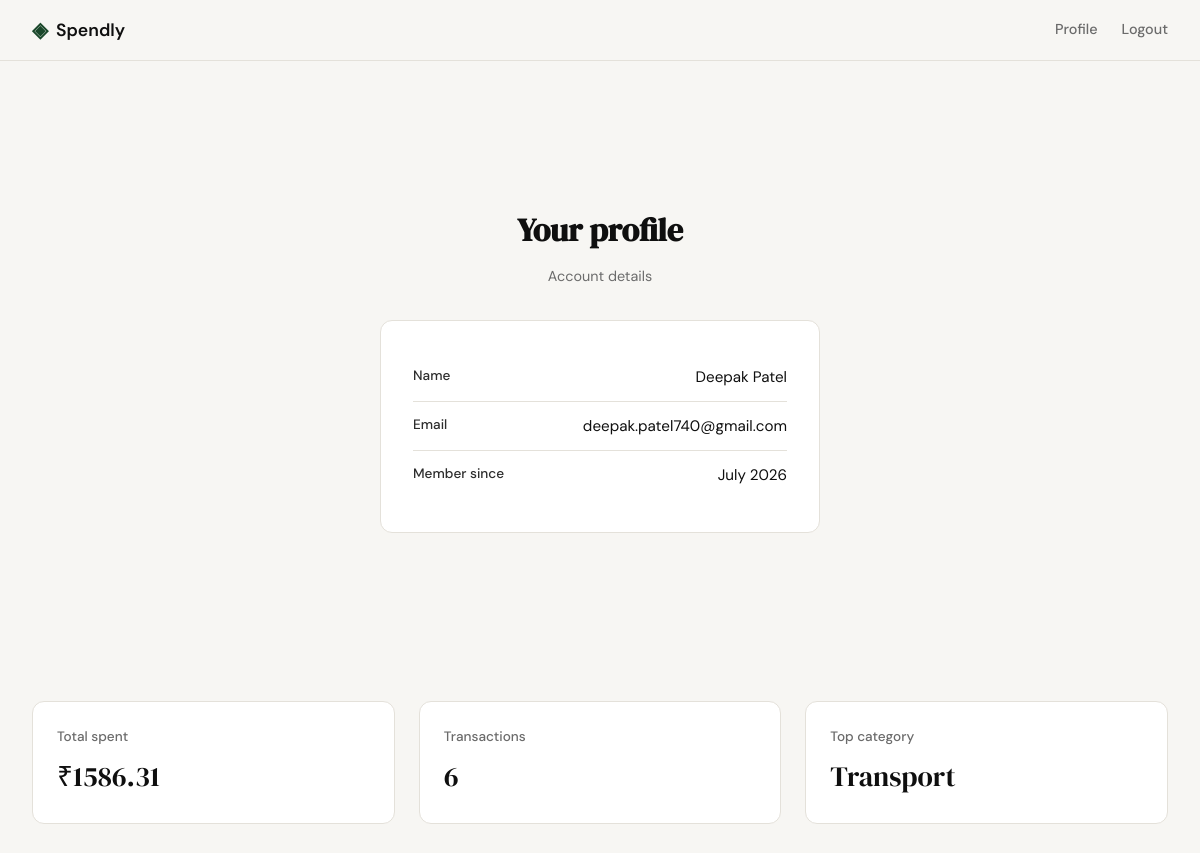
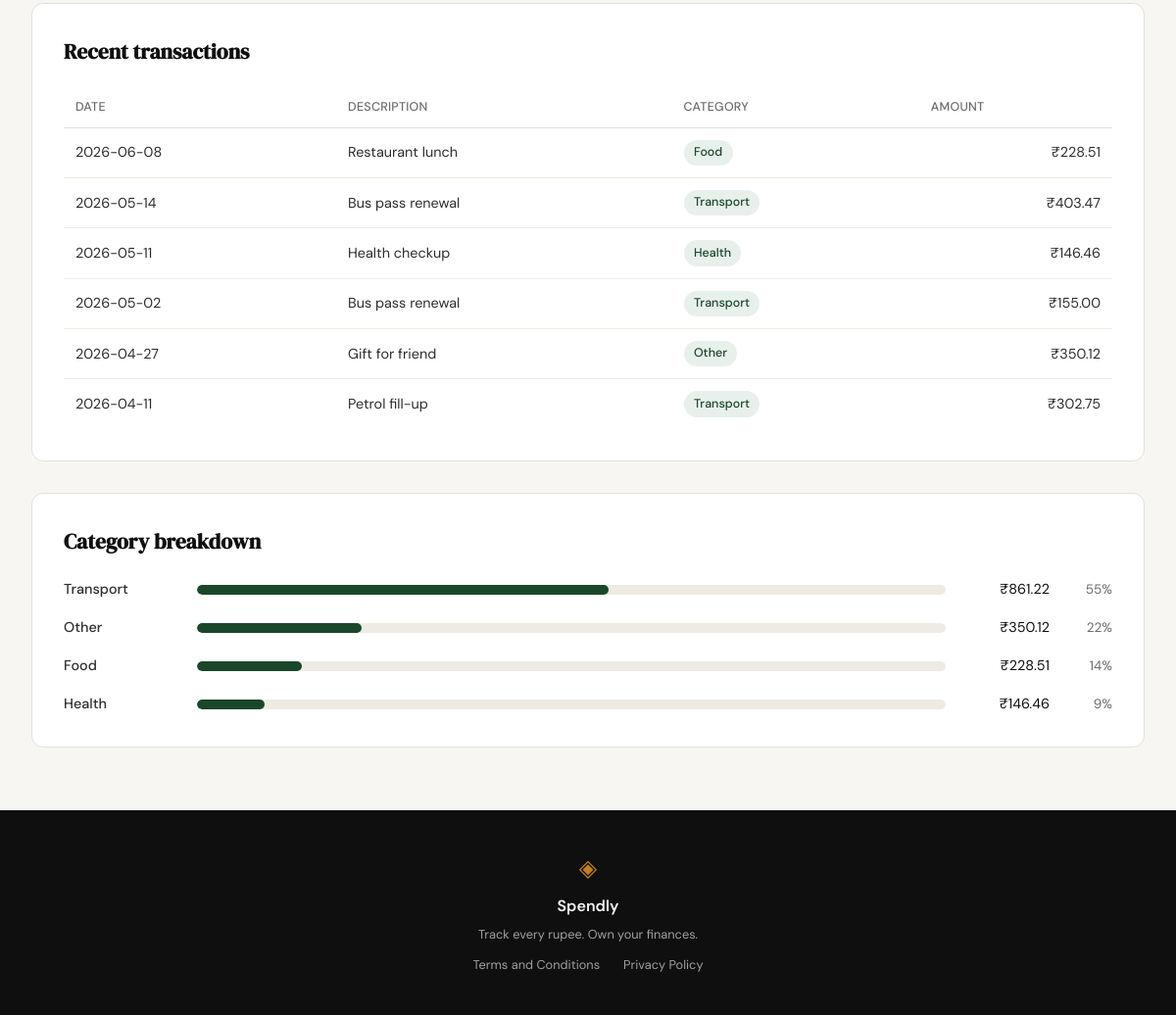
Screenshot of /profile (signed in) with the database file from the repository (2 pictures, top to bottom).
### tables this page shows
CREATE TABLE users (
            id            INTEGER PRIMARY KEY AUTOINCREMENT,
            name          TEXT    NOT NULL,
            email         TEXT    UNIQUE NOT NULL,
            password_hash TEXT    NOT NULL,
            created_at    TEXT    DEFAULT (datetime('now'))
        );

CREATE TABLE expenses (
            id          INTEGER PRIMARY KEY AUTOINCREMENT,
            user_id     INTEGER NOT NULL REFERENCES users(id),
            amount      REAL    NOT NULL,
            category    TEXT    NOT NULL,
            date        TEXT    NOT NULL,
            description TEXT,
            created_at  TEXT    DEFAULT (datetime('now'))
        );

### app.py (the view)
@app.route("/profile")
def profile():
    if not session.get("user_id"):
        return redirect(url_for("login"))
    user = get_user_by_id(session["user_id"])
    stats = get_summary_stats(session["user_id"])
    transactions = get_recent_transactions(session["user_id"])
    categories = get_category_breakdown(session["user_id"])
    return render_template(
        "profile.html",
        user=user,
        stats=stats,
        transactions=transactions,
        categories=categories,
    )

### database/db.py (called while the page is built)
def get_db():
    conn = sqlite3.connect(DB_PATH)
    conn.row_factory = sqlite3.Row
    conn.execute("PRAGMA foreign_keys = ON")
    return conn

### database/queries.py (called while the page is built)
def get_user_by_id(user_id):
    conn = get_db()
    row = conn.execute(
        "SELECT name, email, created_at FROM users WHERE id = ?", (user_id,)
    ).fetchone()
    conn.close()
    if not row:
        return None
    created_at = datetime.strptime(row["created_at"], "%Y-%m-%d %H:%M:%S")
    return {
        "name": row["name"],
        "email": row["email"],
        "member_since": created_at.strftime("%B %Y"),
    }

def get_recent_transactions(user_id, limit=10):
    conn = get_db()
    rows = conn.execute(
        """
        SELECT date, description, category, amount
        FROM expenses
        WHERE user_id = ?
        ORDER BY date DESC, id DESC
        LIMIT ?
        """,
        (user_id, limit),
    ).fetchall()
    conn.close()
    return [dict(row) for row in rows]

def get_category_breakdown(user_id):
    conn = get_db()
    rows = conn.execute(
        """
        SELECT category, SUM(amount) AS total
        FROM expenses
        WHERE user_id = ?
        GROUP BY category
        ORDER BY total DESC
        """,
        (user_id,),
    ).fetchall()
    conn.close()
    if not rows:
        return []
    grand_total = sum(row["total"] for row in rows)
    breakdown = []
    for row in rows:
        amount = float(row["total"])
        raw_pct = (amount / grand_total) * 100
        breakdown.append({
            "name": row["category"],
            "amount": amount,
            "pct": int(raw_pct),
        })
    remainder = 100 - sum(item["pct"] for item in breakdown)
    breakdown[0]["pct"] += remainder
    return breakdown

### templates/profile.html (shortened to what this page needs)
{% extends "base.html" %}
{% block content %}
<section class="auth-section">
    <div class="auth-container">
        <div class="auth-header">
            <h1 class="auth-title">Your profile</h1>
            <p class="auth-subtitle">Account details</p>
        </div>
        <div class="auth-card">
            <div class="profile-field">
                <span class="profile-label">Name</span>
                <span class="profile-value">{{ user.name }}</span>
            </div>
            <div class="profile-field">
                <span class="profile-label">Email</span>
                <span class="profile-value">{{ user.email }}</span>
            </div>
            <div class="profile-field">
                <span class="profile-label">Member since</span>
                <span class="profile-value">{{ user.member_since }}</span>
            </div>
        </div>
    </div>
</section>
<section class="dashboard-section">
    <div class="dashboard-inner">
        <div class="stat-grid">
            <div class="stat-card">
                <span class="stat-label">Total spent</span>
                <span class="stat-value">₹{{ "%.2f"|format(stats.total_spent) }}</span>
            </div>
            <div class="stat-card">
                <span class="stat-label">Transactions</span>
                <span class="stat-value">{{ stats.transaction_count }}</span>
            </div>
            <div class="stat-card">
                <span class="stat-label">Top category</span>
                <span class="stat-value">{{ stats.top_category }}</span>
            </div>
        </div>
        <div class="dashboard-card">
            <h2 class="dashboard-card-title">Recent transactions</h2>
            <div class="table-scroll">
                <table class="transaction-table">
                    <thead>
                        <tr>
                            <th>Date</th>
                            <th>Description</th>
                            <th>Category</th>
                            <th class="align-right">Amount</th>
                        </tr>
                    </thead>
                    <tbody>
                        {% for tx in transactions[:10] %}
                        <tr>
                            <td>{{ tx.date }}</td>
                            <td>{{ tx.description }}</td>
                            <td><span class="category-tag">{{ tx.category }}</span></td>
                            <td class="align-right">₹{{ "%.2f"|format(tx.amount) }}</td>
                        </tr>
                        {% endfor %}
                    </tbody>
                </table>
            </div>
        </div>
        <div class="dashboard-card">
            <h2 class="dashboard-card-title">Category breakdown</h2>
            <div class="category-list">
                {% for cat in categories %}
                <div class="category-row">
                    <span class="category-name">{{ cat.name }}</span>
                    <div class="category-bar-track">
                        <div class="category-bar-fill" style="width: {{ cat.pct }}%"></div>
                    </div>
                    <span class="category-amount">₹{{ "%.2f"|format(cat.amount) }}</span>
                    <span class="category-pct">{{ cat.pct }}%</span>
                </div>
                {% endfor %}
            </div>
        </div>
    </div>
</section>
{% endblock %}

### static/css/style.css (style rules this page uses)
:root { --ink: #0f0f0f; --ink-soft: #2d2d2d; --ink-muted: #6b6b6b; --ink-faint: #a0a0a0; --paper: #f7f6f3; --paper-warm: #f0ede6; --paper-card: #ffffff; --accent: #1a472a; --accent-light: #e8f0eb; --accent-2: #c17f24; --accent-2-light: #fdf3e3; --danger: #c0392b; --danger-light: #fdecea; --border: #e4e1da; --border-soft: #eeebe4; --font-display: 'DM Serif Display', Georgia, serif; --font-body: 'DM Sans', system-ui, sans-serif; --max-width: 1200px; --auth-width: 440px; --radius-sm: 6px; --radius-md: 12px; --radius-lg: 20px; }
*, *::before, *::after { box-sizing: border-box; margin: 0; padding: 0; }
html { font-size: 16px; scroll-behavior: smooth; }
body { background: var(--paper); color: var(--ink); font-family: var(--font-body); font-size: 1rem; line-height: 1.6; -webkit-font-smoothing: antialiased; }
.auth-section { min-height: calc(100vh - 60px - 100px); display: flex; align-items: center; justify-content: center; padding: 3rem 2rem; }
.auth-container { width: 100%; max-width: var(--auth-width); }
.auth-header { text-align: center; margin-bottom: 2rem; }
.auth-title { font-family: var(--font-display); font-size: 2rem; color: var(--ink); margin-bottom: 0.5rem; }
.auth-subtitle { font-size: 0.9rem; color: var(--ink-muted); }
.auth-card { background: var(--paper-card); border: 1px solid var(--border); border-radius: var(--radius-md); padding: 2rem; margin-bottom: 1.5rem; }
.profile-field { display: flex; justify-content: space-between; padding: 0.75rem 0; border-bottom: 1px solid var(--border); }
.profile-field:last-child { border-bottom: none; }
.profile-label { font-size: 0.85rem; font-weight: 500; color: var(--ink-soft); }
.profile-value { font-size: 0.95rem; color: var(--ink); }
.dashboard-section { padding: 0 2rem 4rem; }
.dashboard-inner { max-width: var(--max-width); margin: 0 auto; display: flex; flex-direction: column; gap: 2rem; }
.stat-grid { display: grid; grid-template-columns: repeat(3, 1fr); gap: 1.5rem; }
.stat-card { background: var(--paper-card); border: 1px solid var(--border); border-radius: var(--radius-md); padding: 1.5rem; display: flex; flex-direction: column; gap: 0.4rem; }
.stat-label { font-size: 0.85rem; font-weight: 500; color: var(--ink-muted); }
.stat-value { font-family: var(--font-display); font-size: 1.75rem; color: var(--ink); }
.dashboard-card { background: var(--paper-card); border: 1px solid var(--border); border-radius: var(--radius-md); padding: 2rem; }
.dashboard-card-title { font-family: var(--font-display); font-size: 1.35rem; color: var(--ink); margin-bottom: 1.25rem; }
.table-scroll { overflow-x: auto; }
.transaction-table { width: 100%; border-collapse: collapse; font-size: 0.9rem; }
.transaction-table th { text-align: left; font-size: 0.78rem; font-weight: 500; color: var(--ink-muted); text-transform: uppercase; letter-spacing: 0.02em; padding: 0.6rem 0.75rem; border-bottom: 1px solid var(--border); white-space: nowrap; }
.transaction-table td { padding: 0.75rem; border-bottom: 1px solid var(--border-soft); color: var(--ink-soft); white-space: nowrap; }
.transaction-table tbody tr:last-child td { border-bottom: none; }
.align-right { text-align: right; }
.category-tag { display: inline-block; background: var(--accent-light); color: var(--accent); font-size: 0.78rem; font-weight: 500; padding: 0.2rem 0.65rem; border-radius: 999px; }
.category-list { display: flex; flex-direction: column; gap: 1rem; }
.category-row { display: grid; grid-template-columns: 120px 1fr 90px 48px; align-items: center; gap: 1rem; }
.category-name { font-size: 0.9rem; font-weight: 500; color: var(--ink-soft); }
.category-bar-track { height: 10px; background: var(--border-soft); border-radius: 999px; overflow: hidden; }
.category-bar-fill { height: 100%; background: var(--accent); border-radius: 999px; }
.category-amount { font-size: 0.9rem; color: var(--ink); text-align: right; }
.category-pct { font-size: 0.85rem; color: var(--ink-muted); text-align: right; }

### rows the page displays
users: name "Deepak Patel", email "deepak.patel740@gmail.com"
expenses: date "2026-06-08", description "Restaurant lunch", category "Food", amount "228.51", name "Food", pct "14"
expenses: date "2026-05-14", description "Bus pass renewal", category "Transport", amount "403.47"
expenses: date "2026-05-11", description "Health checkup", category "Health", amount "146.46", name "Health", pct "9"
expenses: date "2026-05-02", description "Bus pass renewal", category "Transport", amount "155.00"
expenses: date "2026-04-27", description "Gift for friend", category "Other", amount "350.12", name "Other", pct "22"
expenses: date "2026-04-11", description "Petrol fill-up", category "Transport", amount "302.75"

### other values shown
{{ user.member_since }} "July 2026"
{{ "%.2f"|format(stats.total_spent) }} "1586.31"
{{ stats.transaction_count }} "6"
{{ stats.top_category }} "Transport"
{{ cat.name }} "Transport"
{{ "%.2f"|format(cat.amount) }} "861.22"
{{ cat.pct }} "55"
